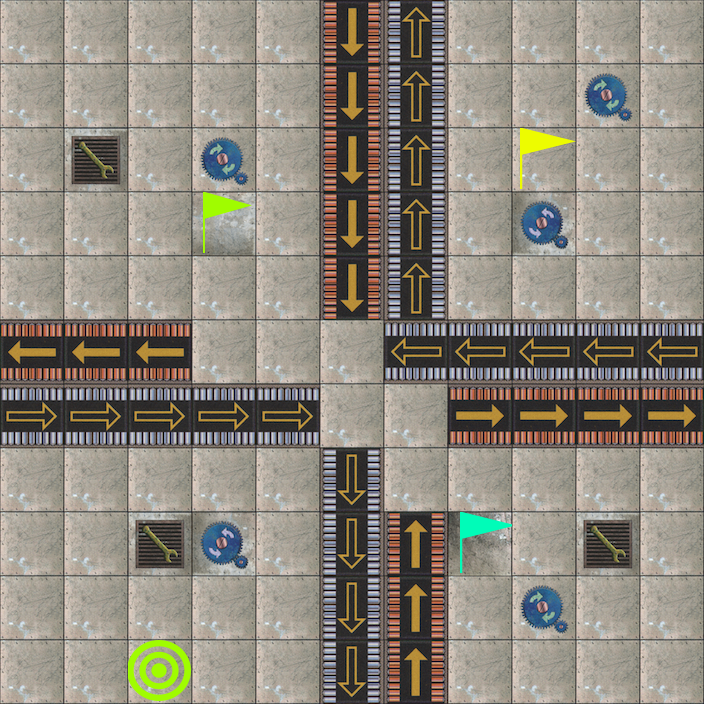

A level layout from a 2D game, rendered from its tile map. Below: a short description, then the map file with its tile-grid data intact:
An orthogonal 11x11 tile map with 64x64 px tiles, 1 tile layer (Tile Layer 1), 2 tilesets.

<map version="1.2" tiledversion="1.2.2" orientation="orthogonal" renderorder="right-down" width="11" height="11" tilewidth="64" tileheight="64" infinite="0" nextlayerid="2" nextobjectid="1">
 <tileset firstgid="1" source="Dunn_board2.tsx" />
 <tileset firstgid="145" source="Propagation.board.tsx" />
 <layer id="1" name="Tile Layer 1" width="11" height="11">
  <data encoding="csv">
1,1,1,1,1,6,7,1,1,1,1,
1,1,1,1,1,6,7,1,1,278,1,
1,14,1,278,1,6,7,1,9,1,1,
1,1,1,4,1,6,7,1,245,1,1,
1,1,1,1,1,6,7,1,1,1,1,
61,61,61,1,1,1,72,72,72,72,72,
73,73,73,73,73,1,1,84,84,84,84,
1,1,1,1,1,138,1,1,1,1,1,
1,1,14,245,1,138,139,10,1,14,1,
1,1,1,1,1,138,139,1,278,1,1,
1,1,3,1,1,138,139,1,1,1,1
</data>
 </layer>
</map>